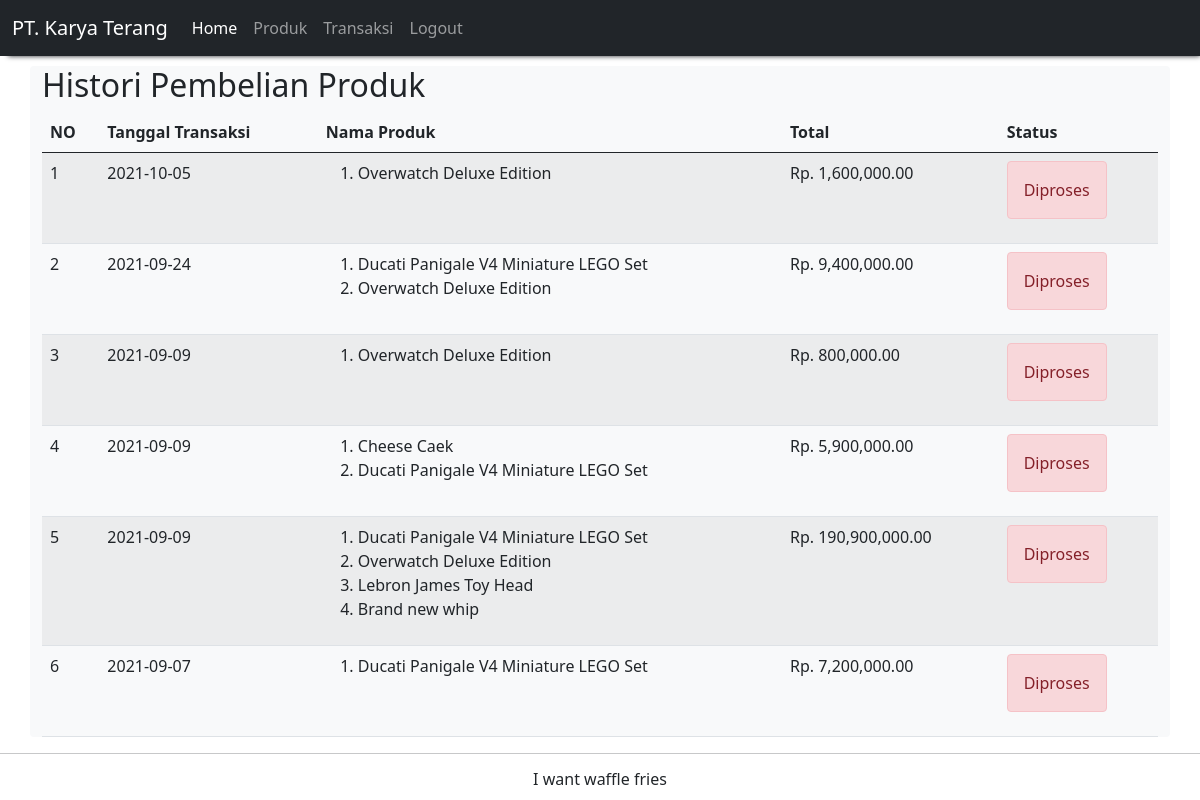
/toko_online_final/histori_pembelian.php (signed in), run on the app's committed database.
### tables this page shows
CREATE TABLE `transaksi` (
  `id_transaksi` int(11) NOT NULL,
  `id_pelanggan` int(11) NOT NULL,
  `id_petugas` int(11) NOT NULL,
  `tgl_transaksi` date NOT NULL
);

CREATE TABLE `detail_transaksi` (
  `id_detail_transaksi` int(11) NOT NULL,
  `id_transaksi` int(11) NOT NULL,
  `id_produk` int(11) NOT NULL,
  `qty` int(11) NOT NULL,
  `subtotal` int(11) NOT NULL
);

CREATE TABLE `produk` (
  `id_produk` int(11) NOT NULL,
  `nama_produk` varchar(100) NOT NULL,
  `deskripsi` text NOT NULL,
  `harga` int(11) NOT NULL,
  `foto_produk` varchar(225) NOT NULL
);

### toko_online_final/histori_pembelian.php (the view)
<?php
    include "header.php";
?>
<h2>Histori Pembelian Produk</h2>
<table class="table table-hover table-striped">
<thead>
    <th>NO</th>
    <th>Tanggal Transaksi</th>
    <th>Nama Produk</th>
    <th>Total</th>
    <th>Status</th>
</thead>
    <tbody>
        <?php
        include "koneksi.php";
        $qry_histori=mysqli_query($conn,"select * from transaksi where id_pelanggan='".$_SESSION['id_pelanggan']."' order by id_transaksi desc");
        $no=0;
        while($dt_histori=mysqli_fetch_array($qry_histori)){
            $no++;
            $produk_dibeli="<ol>";
            $total=0;
            $qry_produk=mysqli_query($conn,"select * from  detail_transaksi join produk on produk.id_produk=detail_transaksi.id_produk where id_transaksi = '".$dt_histori['id_transaksi']."'");
            while($dt_produk=mysqli_fetch_array($qry_produk)){
                $produk_dibeli.="<li>".$dt_produk['nama_produk']."</li>";
                $total += $dt_produk['subtotal'];
            }
            $produk_dibeli.="</ol>";
            $total_formatted = number_format($total, 2);
        ?>
            <tr>
            <td><?=$no?></td>
            <td><?=$dt_histori['tgl_transaksi']?></td>
            <td><?=$produk_dibeli?></td>
            <td><?php echo("Rp. ".$total_formatted); ?></td>
            <td><?php echo "<label class='alert alert-danger'>Diproses</label>"?></td>
            </tr>
        <?php
        }
        ?>
    </tbody>
</table>
<?php
    include "footer.php";
?>

### data on the page
transaksi: tgl_transaksi "2021-10-05", total_formatted "1,600,000.00"
detail_transaksi: id_produk.nama_produk "Overwatch Deluxe Edition"
transaksi: tgl_transaksi "2021-09-24", total_formatted "9,400,000.00"
detail_transaksi: id_produk.nama_produk "Ducati Panigale V4 Miniature LEGO Set"
detail_transaksi: id_produk.nama_produk "Overwatch Deluxe Edition"
transaksi: tgl_transaksi "2021-09-09", total_formatted "800,000.00"
detail_transaksi: id_produk.nama_produk "Overwatch Deluxe Edition"
transaksi: tgl_transaksi "2021-09-09", total_formatted "5,900,000.00"
detail_transaksi: id_produk.nama_produk "Cheese Caek"
detail_transaksi: id_produk.nama_produk "Ducati Panigale V4 Miniature LEGO Set"
transaksi: tgl_transaksi "2021-09-09", total_formatted "190,900,000.00"
detail_transaksi: id_produk.nama_produk "Ducati Panigale V4 Miniature LEGO Set"
detail_transaksi: id_produk.nama_produk "Overwatch Deluxe Edition"
detail_transaksi: id_produk.nama_produk "Lebron James Toy Head"
detail_transaksi: id_produk.nama_produk "Brand new whip"
transaksi: tgl_transaksi "2021-09-07", total_formatted "7,200,000.00"
detail_transaksi: id_produk.nama_produk "Ducati Panigale V4 Miniature LEGO Set"
